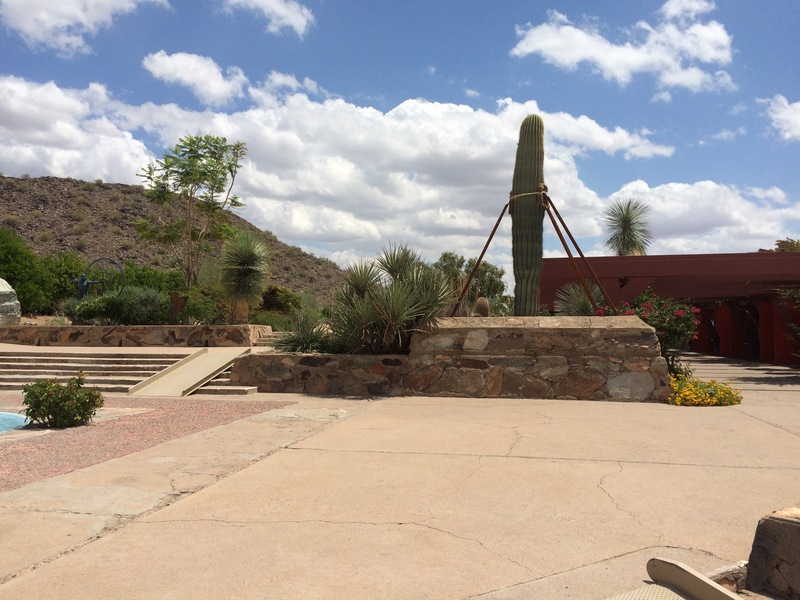
#> input picture left_01.png, 800 x 600 px
$ python -i Stitcher.py   (imports and definitions only)
#> lines starting #> are read from the running program, lines starting #| are printed output that depends on the picture
import numpy as np
import cv2


class Stitcher:

    # 拼接函数
    def stitch(self, images, ratio=0.75, reprojThresh=4.0, showMatches=False):
        # 获取输入图片
        (imageB, imageA) = images
        # 检测A、B图片的SIFT关键特征点，并计算特征描述子
        (kpsA, featuresA) = self.detectAndDescribe(imageA)
        (kpsB, featuresB) = self.detectAndDescribe(imageB)

        # 匹配两张图片的所有特征点，返回匹配结果
        M = self.matchKeypoints(kpsA, kpsB, featuresA, featuresB, ratio, reprojThresh)

        # 如果返回结果为空，没有匹配成功的特征点，退出算法
        if M is None:
            return None

        # 否则，提取匹配结果
        # H是3x3视角变换矩阵
        (matches, H, status) = M
        # 将图片A进行视角变换，result是变换后图片
        result = cv2.warpPerspective(imageA, H, (imageA.shape[1] + imageB.shape[1], imageA.shape[0]))
        self.cv_show('result', result)
        # 将图片B传入result图片最左端
        result[0:imageB.shape[0], 0:imageB.shape[1]] = imageB
        self.cv_show('result', result)
        # 检测是否需要显示图片匹配
        if showMatches:
            # 生成匹配图片
            vis = self.drawMatches(imageA, imageB, kpsA, kpsB, matches, status)
            # 返回结果
            return (result, vis)

        # 返回匹配结果
        return result

    # [89 lines left out: functions cv_show, detectAndDescribe, matchKeypoints, drawMatches, not called in this run]

>>> import cv2
>>> picture = cv2.imread('left_01.png', cv2.IMREAD_GRAYSCALE)
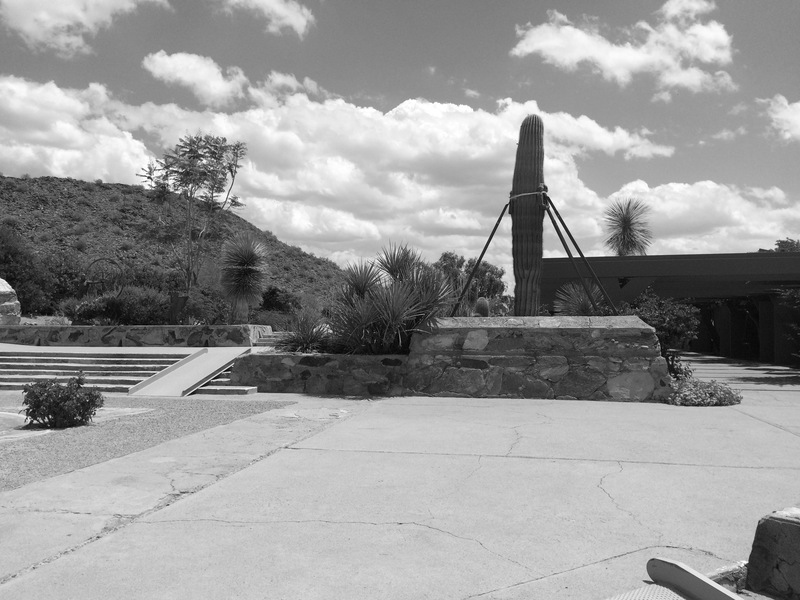
#> picture: shape (600, 800); min 0, max 255, mean 153
>>> result = Stitcher().stitch(picture)
#> (the run stopped early here; a loop or call above may not have finished)

$ run again, on right_01.png
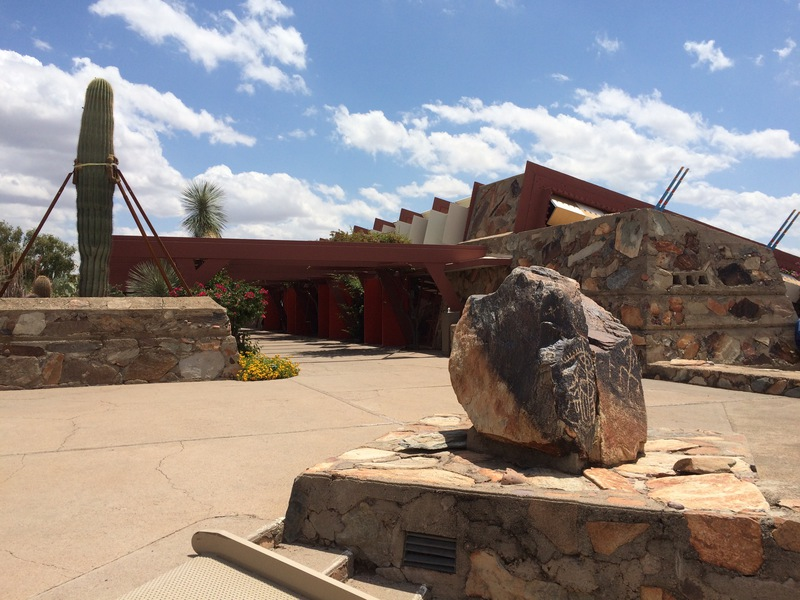
#> input picture right_01.png, 800 x 600 px
#> `picture = cv2.imread('left_01.png', cv2.IMREAD_GRAYSCALE)`:
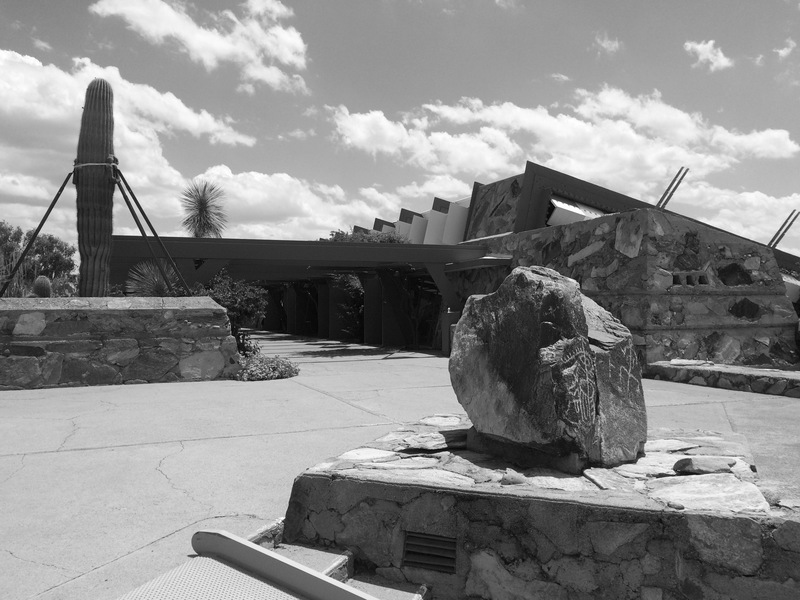
#> picture: shape (600, 800); min 0, max 255, mean 137.4
